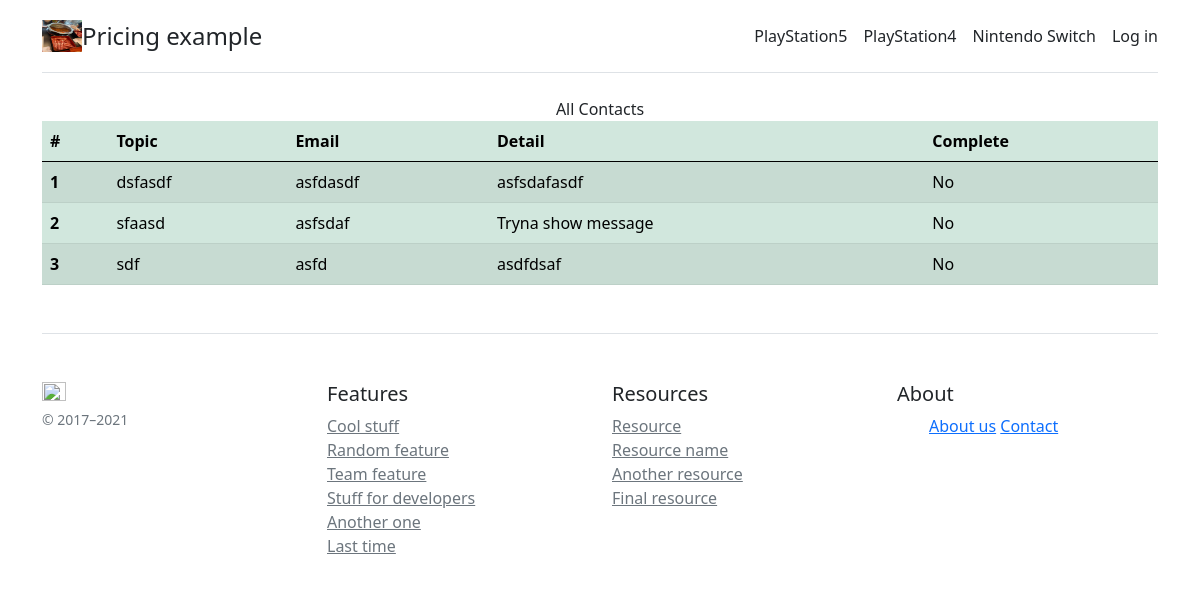
Page /showcontact/ on the committed database.
### myapp/models.py (models this page shows, shortened)
class contactList(models.Model):
    topic = models.CharField(max_length=200)
    email = models.CharField(max_length=100)
    detail = models.TextField(null=True, blank=True)
    complete = models.BooleanField(default=False)

### myapp/views.py (the view)
# urls.py: path('showcontact/', showContact, name="showcontact-page")
def showContact(request):
    allcontact = contactList.objects.all()
    context = {'contact': allcontact}
    return render(request, 'myapp/showcontact.html', context)

### myapp/template/myapp/showcontact.html
{% extends 'myapp/base.html' %}
{% load static %}
{% block myheader %}
<center> All Contacts </center>
{% endblock myheader %}
{% block content %}
<table class="table table-success table-striped">
  <thead>
    <tr>
      <th scope="col">#</th>
      <th scope="col">Topic</th>
      <th scope="col">Email</th>
      <th scope="col">Detail</th>
      <th scope="col">Complete</th>
    </tr>
  </thead>
  <tbody>
    {% for data in contact %}
    <tr>
      <th scope="row">{{ forloop.counter }}</th>
      <td>{{ data.topic }}</td>
      <td>{{ data.email }}</td>
      <td>{{ data.detail }}</td>
      {% if data.complete == True %}
        <td>Yes</td>
      {% else %}
        <td>No</td>
      {% endif %}
    </tr>
    {% endfor %}
  </tbody>
</table>
{% endblock content %}

### rows in the picture
contactList: topic "dsfasdf", email "asfdasdf", detail "asfsdafasdf", complete "No"
contactList: topic "sfaasd", email "asfsdaf", detail "Tryna show message", complete "No"
contactList: topic "sdf", email "asfd", detail "asdfdsaf", complete "No"
